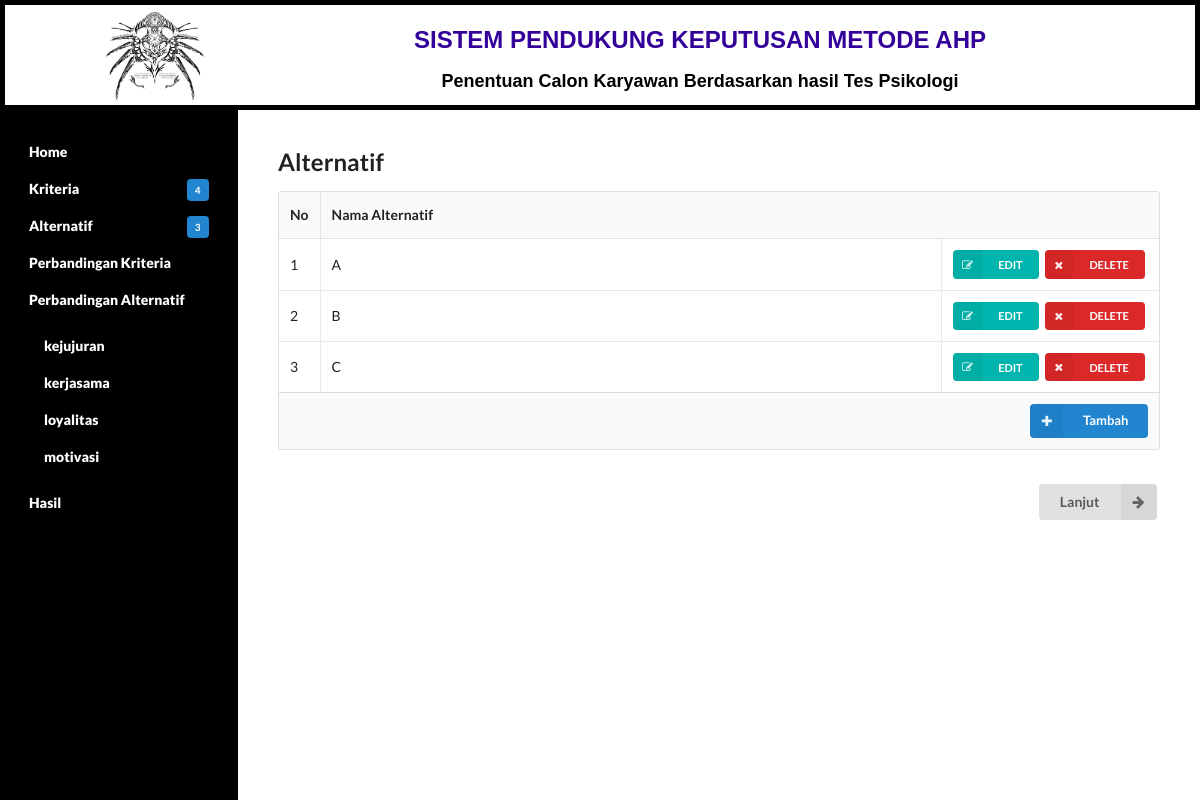
The page /alternatif.php on the database its author committed.
### tables this page shows
CREATE TABLE `alternatif` (
  `Id` int(11) NOT NULL,
  `nama` varchar(20) NOT NULL
);

### alternatif.php (the view, shortened to what this page needs)
<?php
	include('fungsi.php');
	include('header.php');
?>
<section class="content">
	<h2 class="ui header">Alternatif</h2>
	<table class="ui celled table">
		<thead>
			<tr>
				<th class="collapsing">No</th>
				<th colspan="2">Nama Alternatif</th>
			</tr>
		</thead>
		<tbody>
		<?php
			$query = "SELECT id,nama FROM alternatif ORDER BY id";
			$result	= mysqli_query($koneksi, $query);
			$i = 0;
			while ($row = mysqli_fetch_array($result)) {
				$i++;
		?>
			<tr>
				<td><?php echo $i ?></td>
				<td><?php echo $row['nama'] ?></td>
				<td class="right aligned collapsing">
					<form method="post" action="alternatif.php">
						<button type="submit" name="edit" class="ui mini teal left labeled icon button"><i class="right edit icon"></i>EDIT</button>
						<button type="submit" name="delete" class="ui mini red left labeled icon button"><i class="right remove icon"></i>DELETE</button>
					</form>
				</td>
			</tr>
<?php } ?>
		</tbody>
		<tfoot class="full-width">
			<tr>
				<th colspan="3">
					<a href="tambah.php?jenis=alternatif">
						<div class="ui right floated small primary labeled icon button">
						<i class="plus icon"></i>Tambah
						</div>
					</a>
				</th>
			</tr>
		</tfoot>
	</table>
	<br>
	<form action="bobot_kriteria.php">
	<button class="ui right labeled icon button" style="float: right;">
		<i class="right arrow icon"></i>
		Lanjut
	</button>
	</form>
</section>
<?php include('footer.php'); ?>

### css/style.css (style rules this page uses)
html { display: -webkit-box;display: -ms-flexbox;display: flex; -webkit-box-orient: vertical; -webkit-box-direction: normal; -ms-flex-direction: column; flex-direction: column; }
body { display: -webkit-box; display: -ms-flexbox; display: flex; -webkit-box-orient: vertical; -webkit-box-direction: normal; -ms-flex-direction: column; flex-direction: column; min-height: 100vh; }
.content { display: block; -webkit-box-flex: 1; -ms-flex: 1; flex: 1; }
body { margin: 0; background: #b900aa; }
header, nav, section, footer { padding: 0px 0px; color: black; height : auto; }
section { display : block; background: white; color: black; padding: 40px; }

### rows shown on the page
alternatif: nama "A"
alternatif: nama "B"
alternatif: nama "C"

### other values the page prints
getJumlahKriteria() "4"
getJumlahAlternatif() "3"
getKriteriaNama($i) "kejujuran"
getKriteriaNama($i) "kerjasama"
getKriteriaNama($i) "loyalitas"
getKriteriaNama($i) "motivasi"
